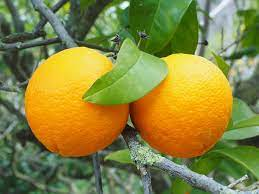
#> input picture jeruk.jpg, 259 x 194 px
$ jupyter execute uas_pcd.ipynb
#> lines starting #> are read from the running program, lines starting #| are printed output that depends on the picture; after the words box and inside, x2 and y2 are one past the last pixel; in counts of white or black regions, pixels touching at a corner belong together
[cell 1]
import cv2
import numpy as np
import matplotlib.pyplot as plt

[cell 2]
#baca gambar
jeruk=cv2.imread('jeruk.jpg')
#> jeruk is the input picture: shape (194, 259, 3); mean B, G, R 63.5, 132.3, 135.5
#convert BGR ke RGB
jeruk=cv2.cvtColor(jeruk,cv2.COLOR_BGR2RGB)
#convert RGK ke HSV
hsv_jeruk=cv2.cvtColor(jeruk, cv2.COLOR_RGB2HSV)
#> hsv_jeruk: shape (194, 259, 3); mean H, S, V 43.8, 141.2, 154.2

[cell 3]
#deklarasi batas bawah (orange cerah)
light_orange=(1,190,200)
#deklarasi batas atas (light dark)
dark_orange =(18, 255, 255)

[cell 4]
#tresholding
mask=cv2.inRange(hsv_jeruk,light_orange,dark_orange)
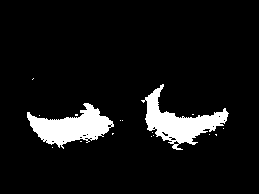
#> mask: shape (194, 259); 7.9% white; 17 white regions (15 under 20 px), largest, box (x1, y1, x2, y2) and area: (141, 84, 229, 150) 2004, (27, 103, 114, 149) 1957
#impose gambar asli dengan mask
result=cv2.bitwise_and(jeruk,jeruk, mask=mask)
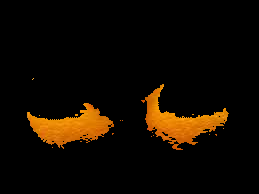
#> result: shape (194, 259, 3); mean R, G, B 17.6, 9.7, 0.5

[cell 5]
#plotiing
plt.subplot(1,4,1)
plt.imshow(jeruk)
plt.subplot(1,4,2)
plt.imshow(hsv_jeruk)
plt.subplot(1,4,3)
plt.imshow(mask)
plt.subplot(1,4,4)
plt.imshow(result)
plt.show()
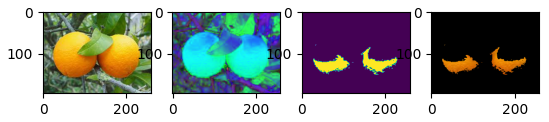
#> figure drawn by matplotlib, 4 panels
